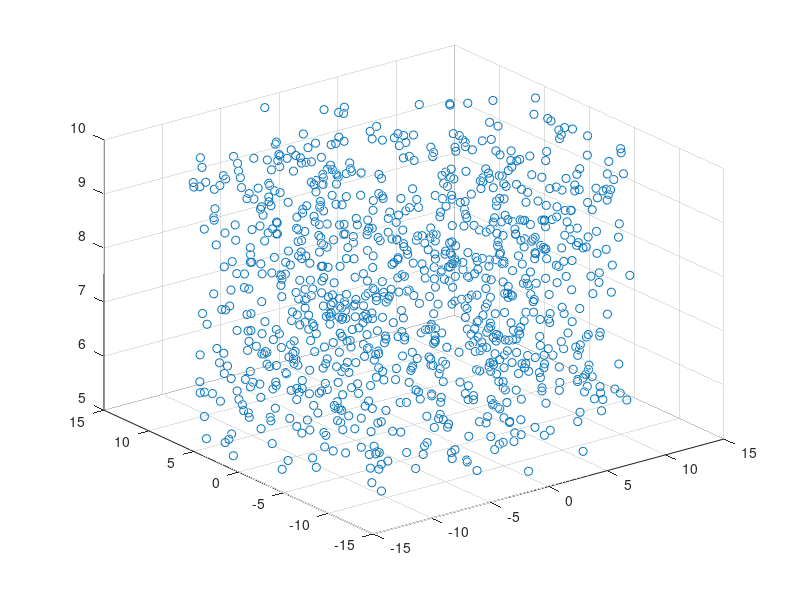

The MATLAB script that drew this image:
clear all 
close all
clc
%%%Defining flight data
mess = 'Generating flight data'
flight_data = struct;
flight_data.trajectory = struct;
flight_data.trajectory.circle = struct;
flight_data.trajectory.diagonal = struct;
flight_data.trajectory.random =  struct;

n_points = 1000;

%%% Circle Variables
r=40;
height = 10;
parameters = [r,height,n_points];

%%% Defining points
z = -ones([1,n_points])*height;
theta=-pi:(2*pi/(n_points -1)):pi;
x=r*cos(theta);
y=r*sin(theta);
coordinates = [x(:),y(:),z(:)];

flight_data.trajectory.circle.coordinates = coordinates;
flight_data.trajectory.circle.angles = theta;
flight_data.trajectory.circle.parameters = parameters;

%Line variables
x_range = [-50 50];
y_range = [-50 50];
height = 20;
parameters = [x_range, y_range, height];

%Defining points
z = -ones([1,n_points])*height;
x = linspace(-50,50,n_points);
y = linspace(-50,50,n_points);
coordinates = [x(:),y(:),z(:)];

flight_data.trajectory.diagonal.coordinates = coordinates;
flight_data.trajectory.diagonal.parameters = [x_range, y_range, height];


%Random variables
radius_range = [5 15];
height_range = [5 10];
parameters = [radius_range,height_range];

%Defining points
theta = 2*pi*rand(1,n_points);
r = range(radius_range)*rand(1,n_points)+min(radius_range);
x = r.*cos(theta);
y = r.*sin(theta);
z = range(height_range)*rand(1,n_points)+min(height_range);
coordinates = [x(:),y(:),-z(:)];

flight_data.trajectory.random.coordinates = coordinates;
flight_data.trajectory.random.angles = theta;
flight_data.trajectory.random.parameters = parameters;
figure
scatter3(x,y,z)
